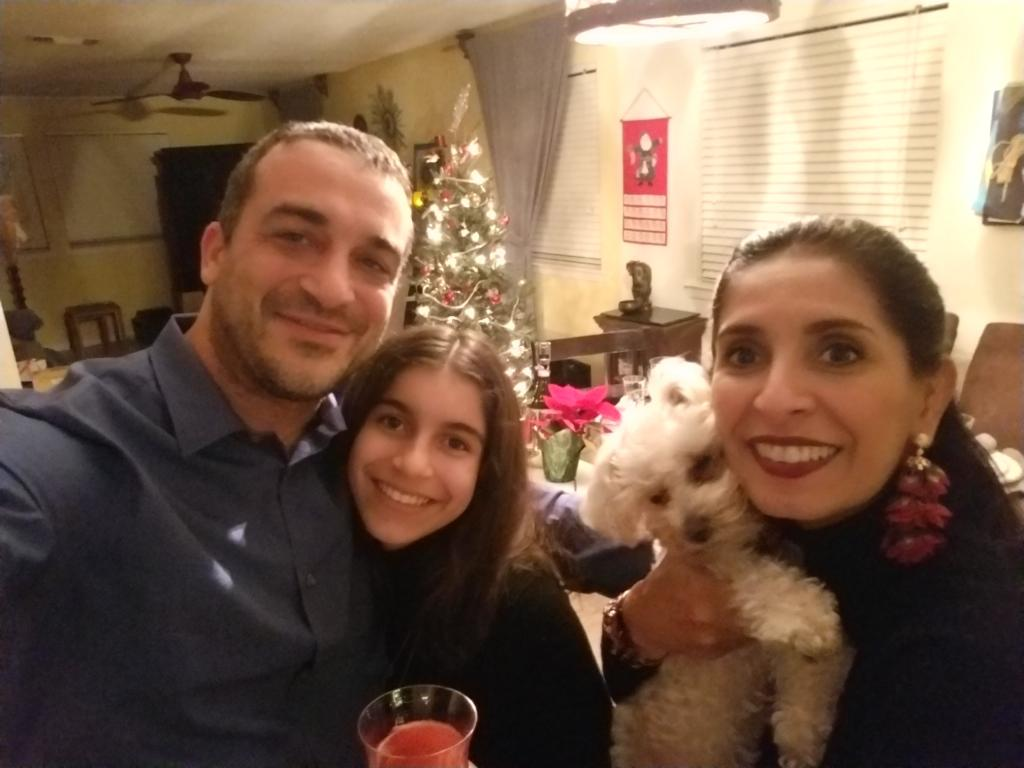
#> input picture sample_images/IMG-0311_xmas_2020.JPG, 1024 x 768 px
$ python face_detect_skimage.py
#> lines starting #> are read from the running program, lines starting #| are printed output that depends on the picture
""" Script analyzing an image, detecting human faces inside it, and printing
EXIF data about it.
"""
import PIL.Image
from PIL.ExifTags import TAGS
from skimage import data
from skimage.feature import Cascade
import matplotlib.pyplot as plt
from matplotlib import patches
import sys
from os.path import join

# Load the trained file from the module root.
trained_file = data.lbp_frontal_face_cascade_filename()

# Initialize the detector cascade.
detector = Cascade(trained_file)

if len(sys.argv) > 1:
    image_path = sys.argv[1]
else:
    image_path = join("..", "sample_images", "IMG-0311_xmas_2020.JPG")
    # image_path = join("..", "sample_images", "owls.jpg")

img = plt.imread(image_path)
#> img is the input picture: shape (768, 1024, 3); mean R, G, B 119.1, 93.2, 74.1

detected = detector.detect_multi_scale(img=img,
                                       scale_factor=1.2,
                                       step_ratio=1,
                                       min_size=(60, 60),
                                       max_size=(600, 600))
#> detected = 3 items

plt.imshow(img)
img_desc = plt.gca()
plt.set_cmap('gray')

for patch in detected:

    img_desc.add_patch(
        patches.Rectangle(
            (patch['c'], patch['r']),
            patch['width'],
            patch['height'],
            fill=False,
            color='r',
            linewidth=2
        )
    )
#> this loop made 3 passes
#> patch on passes 1 to 3: {'r': 192, 'c': 44, 'width': 112, 'height': 112}, {'r': 373, 'c': 352, 'width': 156, 'height': 156}, {'r': 245, 'c': 656, 'width': 273, 'height': 273}

img = PIL.Image.open(image_path)

data = {TAGS[k]: v for k, v in img._getexif().items() if k in TAGS}
#> data = 12 items
data["Number of faces detected"] = len(detected)

print(data)
#> (printed output is left out)

plt.show()
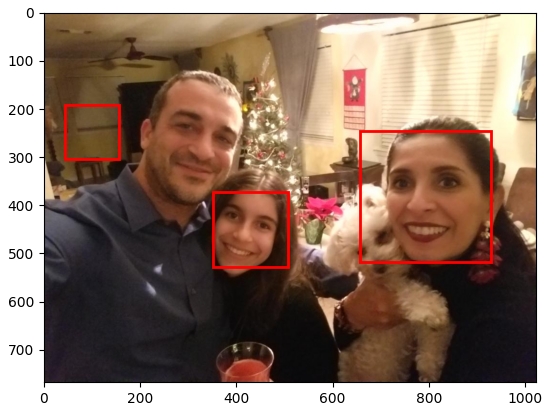
#> figure drawn by matplotlib, 1 panel
